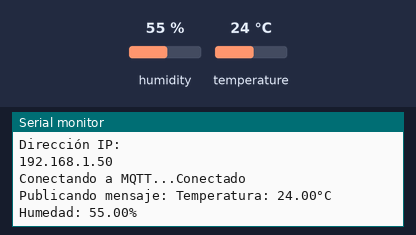
The sketch below on a simulated ESP32. Shown: the last lines printed to the serial monitor. The inputs (shaded band) are chosen by the test bench; at power-on: humidity 55 %, temperature 24 °C. WiFi joins after 1.5 s; servers stay silent unless stated; no MQTT or app messages arrive unless stated.

Above: at 2.7 s.
2.8 s: humidity set to 22 %
At 5.4 s:
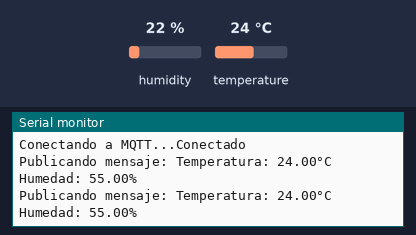
7.7 s: temperature set to 12 °C
At 8.5 s:
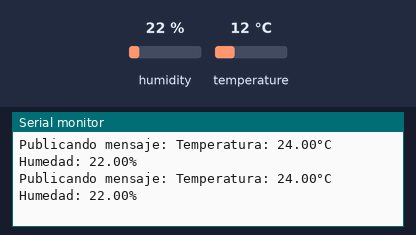
12.6 s: humidity set to 40 %
At 14.6 s:
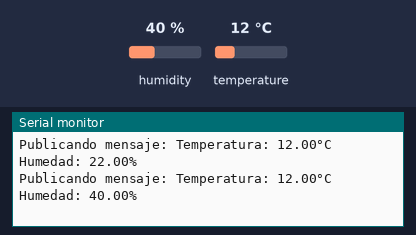
Timing chart, 0 to 16.1 s (numbered marks = the images above; inputs shaded):
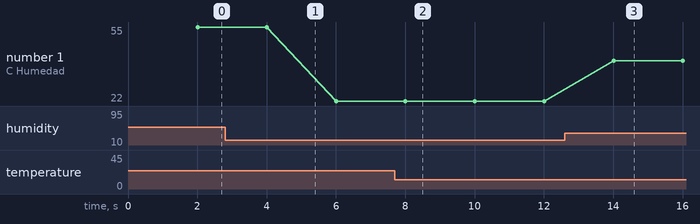

Measured:
- after the input at 12.6 s, the serial monitor: prints a new line after 1.4 s (image 3)
- plotted number 1: 55 → 22 after the input at 2.8 s, 22 → 40 after the input at 12.6 s

The sketch:

dht22_invernadero.ino
```cpp
#include <WiFi.h>
#include <PubSubClient.h>
#include "DHT.h"

// Configuración del sensor DHT22
#define DHTPIN 4      // Pin al que está conectado el sensor
#define DHTTYPE DHT22
DHT dht(DHTPIN, DHTTYPE);

// Configuración de WiFi
const char* ssid = "RanoKau";
const char* password = "cooperacion";

// Configuración de MQTT
const char* mqtt_server = "192.168.31.214";
const char* mqtt_topic = "sensor_plantinera/dht22";

WiFiClient espClient;
PubSubClient client(espClient);
long lastMsg = 0;
char msg[50];
int value = 0;

void setup() {
  Serial.begin(115200);
  delay(10);
  dht.begin();

  setup_wifi();
  client.setServer(mqtt_server, 1883);
}

void setup_wifi() {
  delay(10);
  Serial.println();
  Serial.print("Conectando a ");
  Serial.println(ssid);

  WiFi.begin(ssid, password);

  while (WiFi.status() != WL_CONNECTED) {
    delay(500);
    Serial.print(".");
  }

  Serial.println("");
  Serial.println("WiFi conectado");
  Serial.println("Dirección IP: ");
  Serial.println(WiFi.localIP());
}

void reconnect() {
  while (!client.connected()) {
    Serial.print("Conectando a MQTT...");
    if (client.connect("ESP32Client")) {
      Serial.println("Conectado");
    } else {
      Serial.print("falló, rc=");
      Serial.print(client.state());
      Serial.println(" intentando de nuevo en 5 segundos");
      delay(5000);
    }
  }
}

void loop() {
  if (!client.connected()) {
    reconnect();
  }
  client.loop();

  long now = millis();
  if (now - lastMsg > 2000) {
    lastMsg = now;
    float h = dht.readHumidity();
    float t = dht.readTemperature();

    if (isnan(h) || isnan(t)) {
      Serial.println("Failed to read from DHT sensor!");
      return;
    }

    String payload = "Temperatura: " + String(t) + "°C Humedad: " + String(h) + "%";
    payload.toCharArray(msg, 50);
    Serial.print("Publicando mensaje: ");
    Serial.println(msg);
    client.publish(mqtt_topic, msg);
  }
}
```
